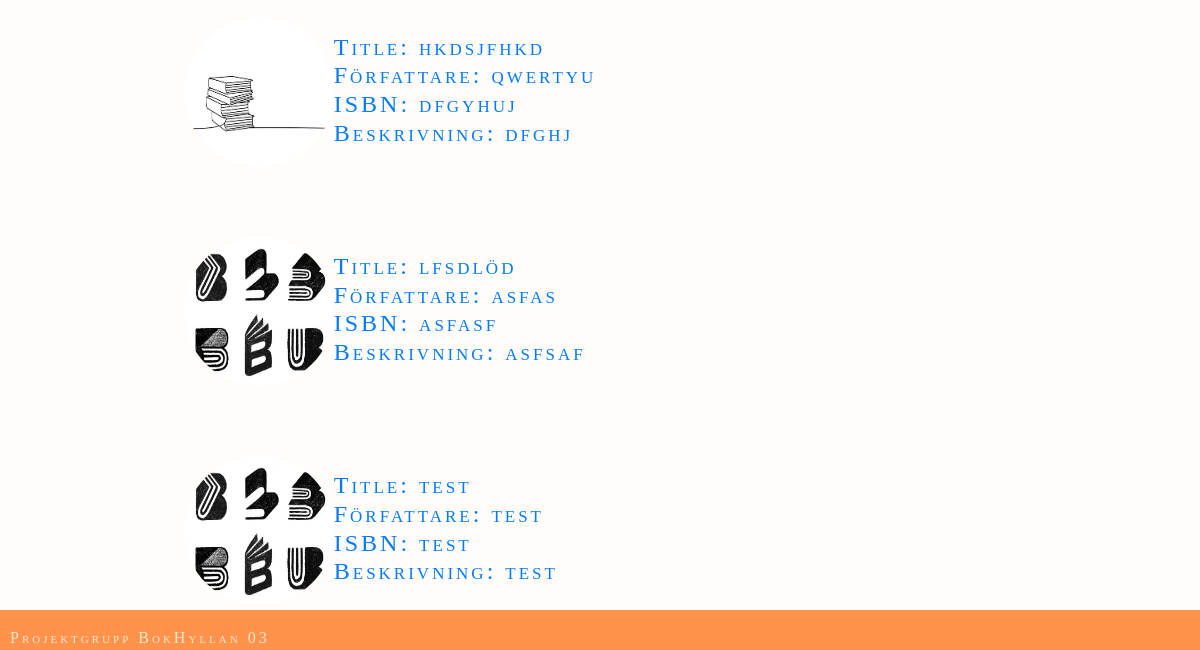
/all-books (signed in, lower part), run on an earlier commit of the app's database.
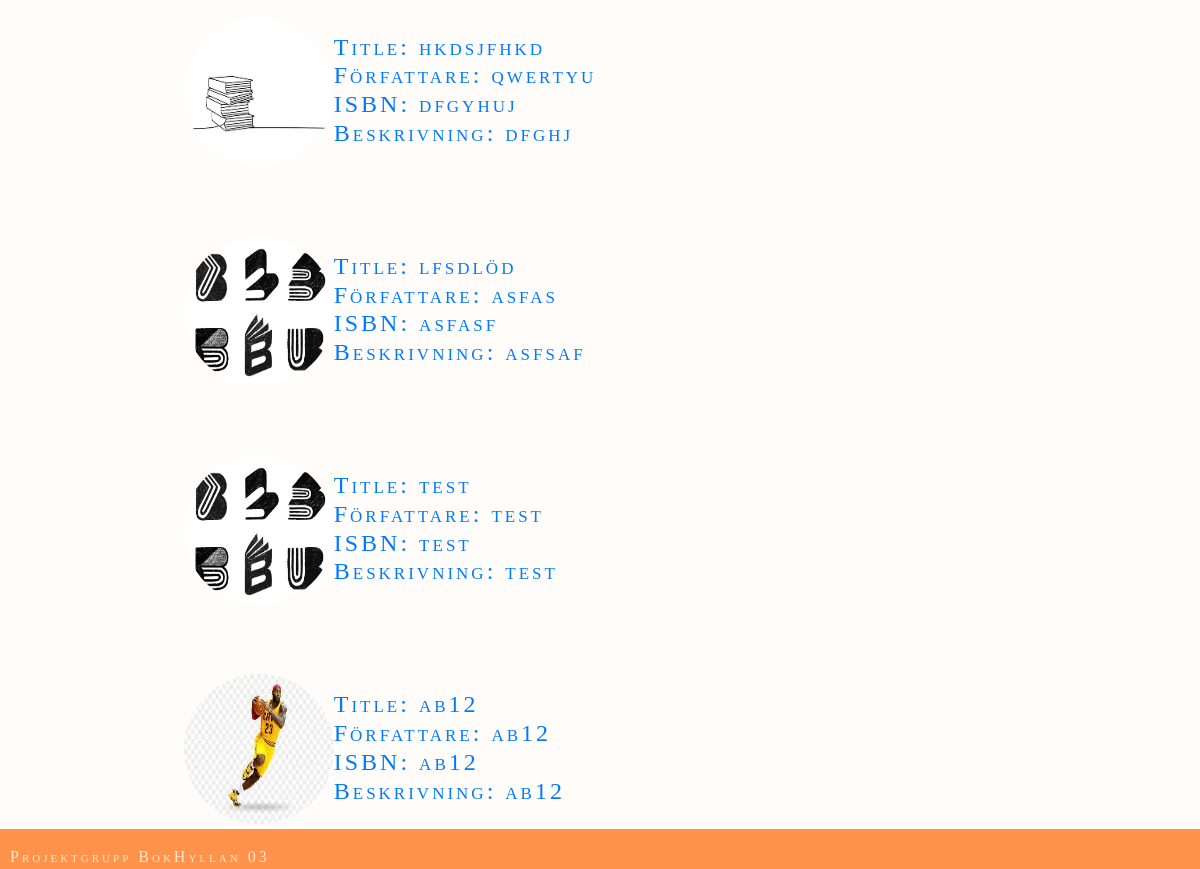
And on a later commit of the database.
### website/models.py (models this page shows)
class Book(db.Model):
    id = db.Column(db.Integer, primary_key = True)
    title = db.Column(db.String(150))
    author = db.Column(db.String(150))
    isbn = db.Column(db.String(150))
    review = db.Column(db.String(30000))
    user_id = db.Column(db.Integer, db.ForeignKey('user.id'))
    cover_pic = db.Column(db.String())

### website/views.py (the view)
@views.route('/all-books')
@login_required
def show_all_books():
    books = Book.query.all()
    return render_template('all_books.html', user=current_user, books=books )

### website/templates/all_books.html (shortened to what this page needs)
{% extends "base.html" %}
{% block content %}
    <div id="all-books-div">
        {% for book in books %}
        <div><a href="{{ url_for('views.book_file', book_id=book.id) }}">
        {% if book.cover_pic %}
        <img src="{{url_for('static', filename='images/' + book.cover_pic)}}" alt="#" class="rounded-circle" width="150" height="150" align="left">
        {%else%}
        <img src="{{url_for('static', filename='images/emty_profile.jpg')}}" alt="#" class="rounded-circle" width="150" height="150" align="left">
        {%endif%}
        <p><h4>Title:  {{book.title}} </br> Författare:  {{book.author}}</br> ISBN: {{book.isbn}} </br>
            Beskrivning:
        {% if book.review|length > 100 %}
            {{ book.review[:100] }}
        {% else %}
            {{ book.review }}
        {% endif %}</h4></p></a>
        </div>
        {%endfor%}
    </div>
{% endblock %}

### website/templates/base.html (shortened to what this page needs)
<!DOCTYPE html>
<html lang="en">
  <head>
    <link rel="stylesheet" href="https://cdn.jsdelivr.net/npm/bootstrap@4.3.1/dist/css/bootstrap.min.css"
>
    <link rel="stylesheet" type="text/css" href="{{ url_for('static', filename='styles/style.css')}}">
  </head>
  <body>
        <div class="container">
          {% block content %}
          {% endblock %}
        </div>
    <footer>
        <p>Projektgrupp BokHyllan 03</p>
    </footer>
  </body>
</html>

### website/static/styles/style.css (style rules this page uses)
body { background-color:#fffcf9; font-family: "Palatino Linotype", "Book Antiqua", Palatino, serif; font-variant: small-caps; letter-spacing: 3px; }
#home-div, #add-book-div, #sign-up-div, #add-bio-div, #edit-profile-div, #edit-book_div, #add-pic-div, #policy-div, #search-div, #all-books-div { width:75%; margin:auto; margin-top:3em; }
footer { background-color: #ff934b; color: #F7E7CE; position: fixed; padding-left: 10px; bottom: 0; width: 100%; height: 2.5rem; }
footer > p { margin-top: 1em; }

What changed in the data, as far as the page shows it:
added Book: cover_pic (picture), title "ab12", author "ab12", isbn "ab12", review "ab12"
